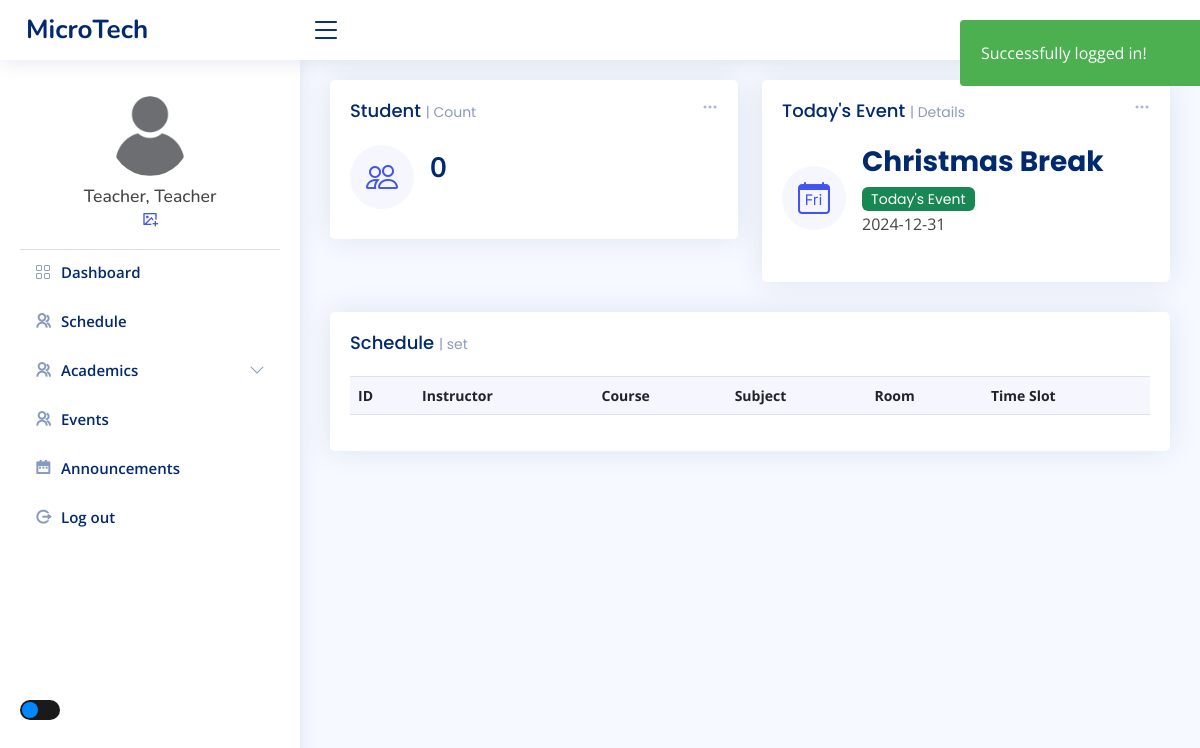
Before: /admin/index2.php (signed in) with the older database file.
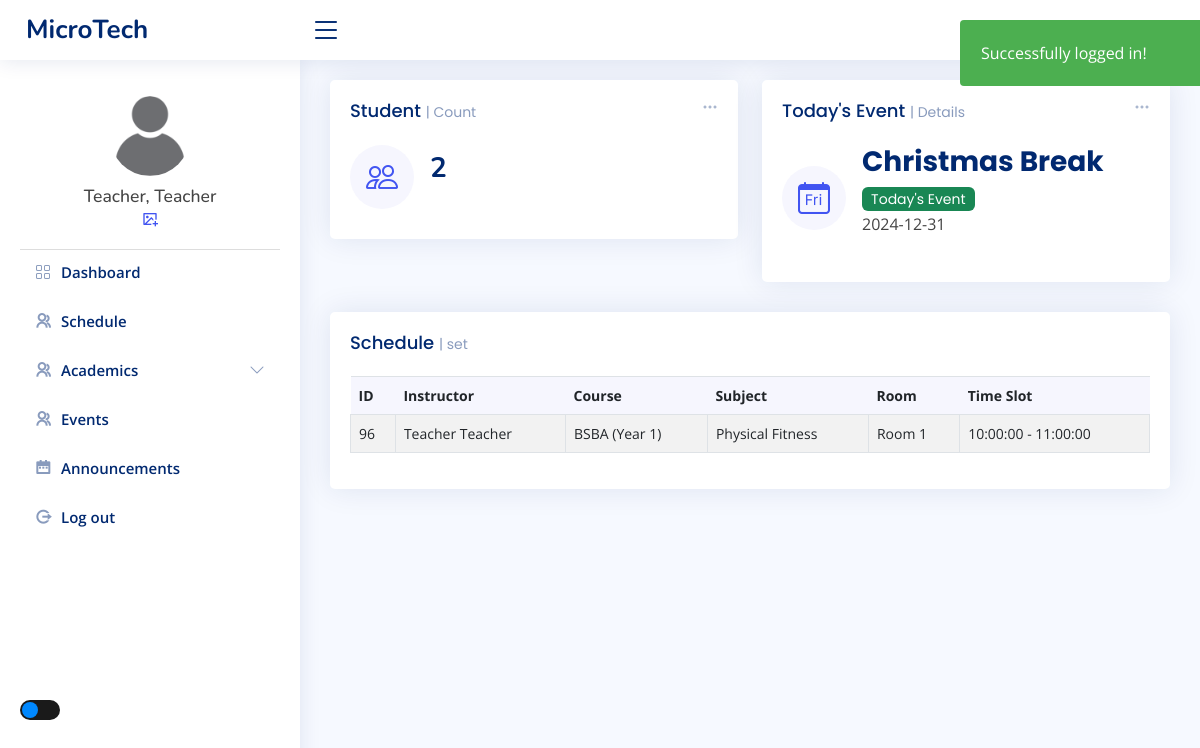
After: the same page with the newer database file.
### tables this page shows
CREATE TABLE `tbl_users` (
  `user_id` int(11) NOT NULL,
  `user_fname` varchar(50) NOT NULL,
  `user_lname` varchar(50) NOT NULL,
  `user_email` varchar(80) NOT NULL,
  `user_name` varchar(50) NOT NULL,
  `user_pass` varchar(100) NOT NULL,
  `user_role` varchar(20) NOT NULL,
  `user_image` varchar(100) NOT NULL,
  `date_of_birth` date DEFAULT NULL,
  `gender` enum('Male','Female') DEFAULT NULL,
  `hire_date` date DEFAULT NULL,
  `department` varchar(100) DEFAULT NULL,
  `phone_number` varchar(15) DEFAULT NULL,
  `address` varchar(255) DEFAULT NULL
);

CREATE TABLE `tbl_events` (
  `id` int(11) NOT NULL,
  `title` varchar(50) NOT NULL,
  `date` date NOT NULL,
  `description` varchar(10000) NOT NULL
);

CREATE TABLE `tbl_schedule` (
  `schedule_id` int(11) NOT NULL,
  `instructor_id` int(20) NOT NULL,
  `course_id` int(11) NOT NULL,
  `subject_id` int(11) NOT NULL,
  `room_id` int(11) NOT NULL,
  `time_id` int(11) NOT NULL
);

CREATE TABLE `tbl_subjects` (
  `id` int(11) NOT NULL,
  `year` int(11) NOT NULL,
  `semester` int(11) NOT NULL,
  `code` varchar(50) NOT NULL,
  `description` varchar(50) NOT NULL,
  `lec` int(11) NOT NULL,
  `lab` int(11) NOT NULL,
  `unit` int(11) NOT NULL,
  `pre_req` varchar(50) NOT NULL,
  `total` int(11) NOT NULL,
  `course` varchar(50) NOT NULL
);

CREATE TABLE `tbl_rooms` (
  `room_id` int(11) NOT NULL,
  `room_name` varchar(50) DEFAULT NULL
);

### admin/index2.php (the view, shortened to what the rows shown need)
<?php
include_once "../templates/header2.php";
include_once "includes/connect.php";
$connection = new Connection();
$pdo = $connection->open();
$sql = "SELECT * FROM tbl_events ORDER BY date DESC";
$stmt = $pdo->query($sql);
$events = $stmt->fetchAll(PDO::FETCH_ASSOC);
$today = date('Y-m-d');
$todaysEvent = null;
foreach ($events as $event) {
    if ($event['date'] === $today) {
        $todaysEvent = $event;
    }
}
$userid = $_SESSION["login"];
function fetchSchedules($user_id)
{
    global $conn;
    $stmt = $conn->prepare("
        SELECT s.schedule_id,
               CONCAT(u.user_fname, ' ', u.user_lname) AS instructor_name,
               CONCAT(c.course_description, ' (Year ', c.course_year, ')') AS course_description,
               sb.description AS subject_description,
               r.room_name,
               CONCAT(t.start_time, ' - ', t.end_time) AS time_slot
        FROM tbl_schedule s
        JOIN tbl_users u ON s.instructor_id = u.user_id
        JOIN tbl_course c ON s.course_id = c.course_id
        JOIN tbl_subjects sb ON s.subject_id = sb.id
        JOIN tbl_rooms r ON s.room_id = r.room_id
        JOIN tbl_sched_time t ON s.time_id = t.time_id
        WHERE s.instructor_id = :userid
    ");
    $stmt->bindParam(':userid', $user_id, PDO::PARAM_INT);
    $stmt->execute();
    return $stmt->fetchAll(PDO::FETCH_ASSOC);
}
$schedules = fetchSchedules($userid);
?>
<main id="main" class="main">
    <section class="section dashboard">
        <div class="row">
            <div class="col-xxl-4 col-md-6">
                <div class="card info-card sales-card">
                    <div class="card-body">
                        <div class="d-flex align-items-center">
                            <div class="ps-3">
                                <?php if ($todaysEvent) : ?>
                                    <li class="list-group-item d-flex justify-content-between align-items-start">
                                        <div style="flex-grow: 1;">
                                            <h6 class="card-title"><?php echo htmlspecialchars($todaysEvent['title']); ?> <span class="badge bg-success" style="color: white;">Today's Event</span></h6>
                                            <p><?php echo htmlspecialchars($todaysEvent['date']); ?></p>
                                        </div>
                                    </li>
                                <?php else : ?>
                                    <p>No events scheduled for today.</p>
                                <?php endif; ?>
                            </div>
                        </div>
                    </div>
                </div>
            </div>
        </div>
        <div class="row">
            <div class="col-lg-12">
                <div class="row">
                    <div class="col-12">
                        <div class="card recent-sales overflow-auto">
                            <div class="card-body">
                                <table id="scheduleTable" class="table table-striped table-bordered">
                                    <thead>
                                        <tr>
                                            <th scope="col">ID</th>
                                            <th scope="col">Instructor</th>
                                            <th scope="col">Course</th>
                                            <th scope="col">Subject</th>
                                            <th scope="col">Room</th>
                                            <th scope="col">Time Slot</th>
                                        </tr>
                                    </thead>
                                    <tbody>
                                        <?php foreach ($schedules as $schedule): ?>
                                            <tr>
                                                <td><?= htmlspecialchars($schedule['schedule_id']) ?></td>
                                                <td><?= htmlspecialchars($schedule['instructor_name']) ?></td>
                                                <td><?= htmlspecialchars($schedule['course_description']) ?></td>
                                                <td><?= htmlspecialchars($schedule['subject_description']) ?></td>
                                                <td><?= htmlspecialchars($schedule['room_name']) ?></td>
                                                <td><?= htmlspecialchars($schedule['time_slot']) ?></td>
                                            </tr>
                                        <?php endforeach; ?>
                                    </tbody>
                                </table>
                            </div>
                        </div>
                    </div>
                </div>
            </div>
        </div>
    </section>
</main>
<?php
include_once "../templates/footer.php";
?>

### templates/header2.php (shortened to what the rows shown need)
<?php
$database = new Connection();
$conn = $database->open();
$userid = $_SESSION["login"];
$statements = $conn->prepare("SELECT user_fname, user_lname, user_image FROM tbl_users WHERE user_id = ?");
$statements->execute([$userid]);
$user = $statements->fetch(PDO::FETCH_ASSOC);
$fname = $user['user_fname'];
$lname = $user['user_lname'];
?>
<!DOCTYPE html>
<html lang="en">
<head>
  <link href="../assets/vendor/bootstrap/css/bootstrap.min.css" rel="stylesheet">
  <link href="../assets/vendor/bootstrap-icons/bootstrap-icons.css" rel="stylesheet">
  <link href="../assets/vendor/boxicons/css/boxicons.min.css" rel="stylesheet">
  <link href="../assets/vendor/quill/quill.snow.css" rel="stylesheet">
  <link href="../assets/vendor/quill/quill.bubble.css" rel="stylesheet">
  <link href="../assets/vendor/remixicon/remixicon.css" rel="stylesheet">
  <link href="../assets/vendor/simple-datatables/style.css" rel="stylesheet">
  <link href="../assets/css/style.css" rel="stylesheet">
</head>
<body>
  <aside id="sidebar" class="sidebar">
    <ul class="sidebar-nav" id="sidebar-nav">
      <div class="profile-section">
        <div class="profile-info">
          <h5><?php echo htmlspecialchars($lname) . ', ' . htmlspecialchars($fname); ?></h5>
        </div>
      </div>
    </ul>
  </aside>

Changed rows visible on the page:
added tbl_schedule: schedule_id "96", instructor_name "Teacher Teacher", course_description "BSBA (Year 1)", subject.description "Physical Fitness", room.room_name "Room 1", time_slot "10:00:00 - 11:00:00"
Other visible differences:
$studentCount: "0" → "2"
